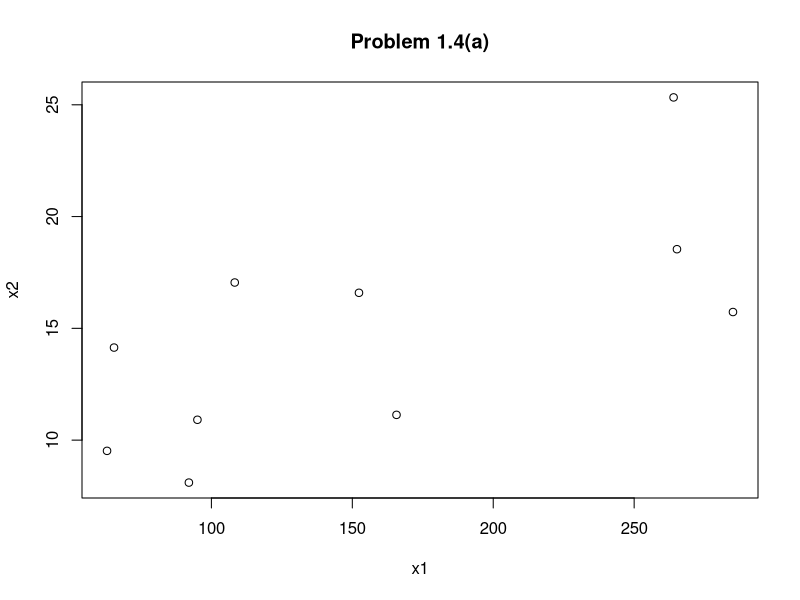
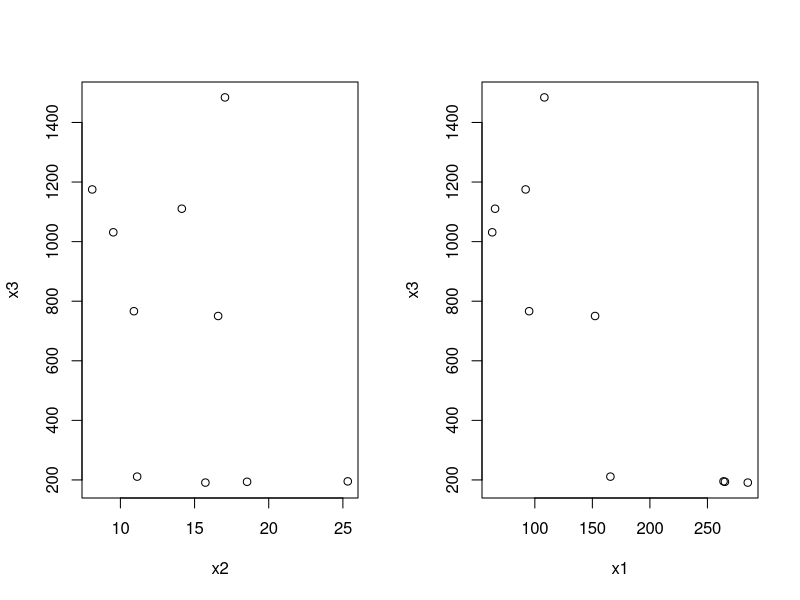
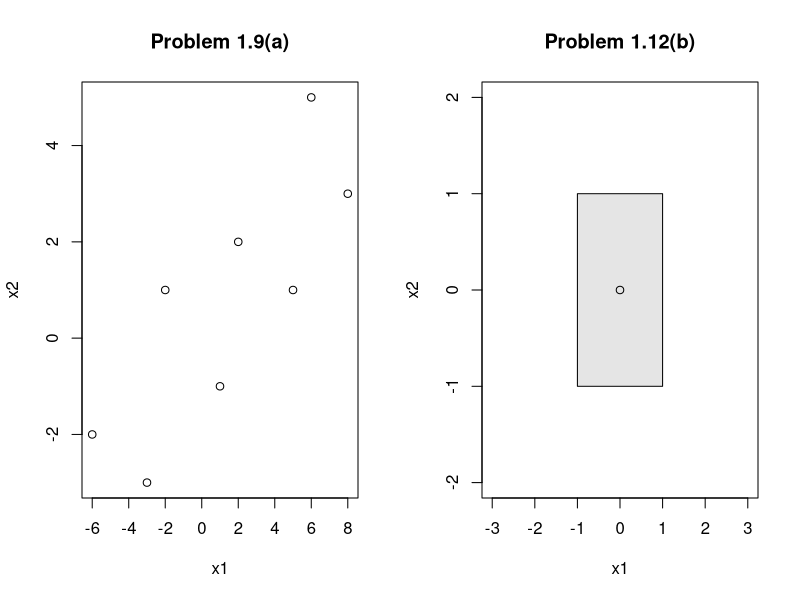
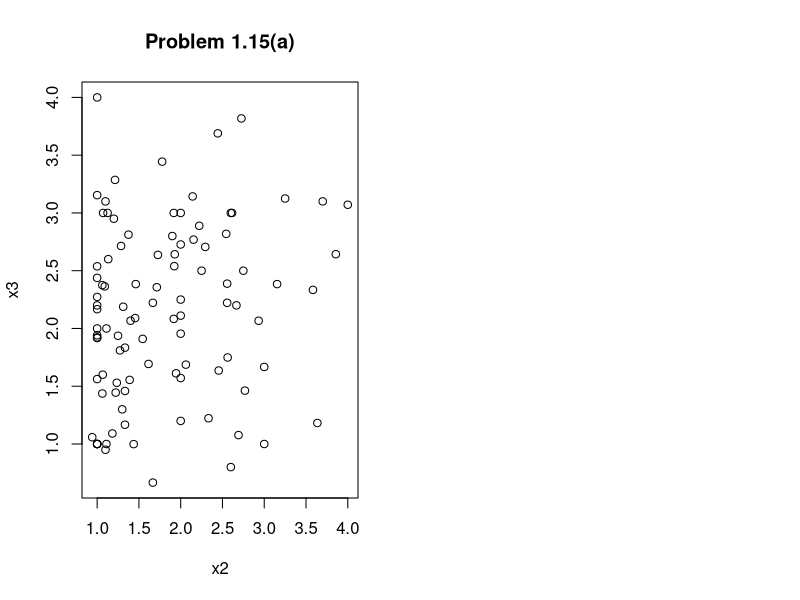

Here is the R script that generated these plots, in order:
## ---- chunk 1
x1<-matrix(c(3,4,2,6,8,2,5))
x2<-matrix(c(5,5.5,4,7,10,5,7.5))
r1<-data.frame(mean(x1),mean(x2),sum((x1-mean(x1))^2)/length(x1),sum((x2-mean(x2))^2)/length(x2),sum((x1-mean(x1))*(x2-mean(x2)))/length(x1))
names(r1)<-c("x1","x2","s11","s22","s12")
r1
## ---- chunk 2
x1<-matrix(c(108.28,152.36,95.04,65.45,62.97,263.99,265.19,285.06,92.01,165.68))
x2<-matrix(c(17.05,16.59,10.91,14.14,9.52,25.33,18.54,15.73,8.10,11.13))
x3<-matrix(c(1484.10,750.33,766.42,1110.46,1031.29,195.26,193.83,191.11,1175.16,211.15))
plot(x1,x2,main="Problem 1.4(a)")          # Problem 1.4(a)
# There appears to be positive correlation between x1 and x2.
s11<-sqrt(sum((x1-mean(x1))^2)/length(x1)) # Problem 1.4(b)
s22<-sqrt(sum((x2-mean(x2))^2)/length(x2))
s12<-s21<-sum((x1-mean(x1))*(x2-mean(x2)))/length(x1)
r4<-data.frame(mean(x1),mean(x2),s11,s22,s12,cor(x1,x2))
names(r4)<-c("x1","x2","s11","s22","s12","cor(x1,x2)")
r4
## ---- chunk 3
par(mfrow=c(1,2))                                     # Problem 1.5(a)
plot(x2,x3)
plot(x1,x3)
# There appears to be weak negative correlation between x2 and x3
# and a moderately strong negative correlation between x1 and x3.
s13<-s31<-sum((x1-mean(x1))*(x3-mean(x3)))/length(x1) # Problem 1.5(b)
s23<-s32<-sum((x2-mean(x2))*(x3-mean(x3)))/length(x2)
s33<-sqrt(sum((x3-mean(x3))^2)/length(x3))
x<-matrix(c(mean(x1),mean(x2),mean(x3)))
x
Sn<-matrix(c(s11,s12,s13,s21,s22,s23,s31,s32,s33),nrow=3,ncol=3)
Sn
## ---- chunk 4
R<-matrix(c(cor(x1,x1),cor(x1,x2),cor(x1,x3),cor(x2,x1),cor(x2,x2),cor(x2,x3),cor(x3,x1),cor(x3,x2),cor(x3,x3)),nrow=3,ncol=3)
R
## ---- chunk 5
x1<-c(-6,-3,-2,1,2,5,6,8)                                              # Problem 1.9(a)
x2<-c(-2,-3,1,-1,2,1,5,3)
plot(x1,x2,main="Problem 1.9(a)")
s11<-sum((x1-mean(x1))^2)/length(x1)
s22<-sum((x2-mean(x2))^2)/length(x2)
s12<-sum((x1-mean(x1))*(x2-mean(x2)))/length(x1)
r9a<-data.frame(s11,s22,s12)
r9a
x1t<-x1*.899+x2*.438
x2t<-x2*.899-x1*.438
r9b<-data.frame(t(data.frame(x1t,x2t)))                                # Problem 1.9(b)
names(r9b)<-NULL
r9b
s11t<-sum((x1t-mean(x1t))^2)/length(x1t)                               # Problem 1.9(c)
s22t<-sum((x2t-mean(x2t))^2)/length(x2t)
r9c<-data.frame(s11t,s22t)
r9c
sqrt((4*.899+(-2)*.438)^2/s11t+((-2)*.899-4*.438)^2/s22t)              # Problem 1.9(d)
## ---- chunk 6
a11<-.899^2/(.899^2*s11+2*.438*.899*s12+.438^2*s22)+.438^2/(.899^2*s22-2*.438*.899*s12+.438^2*s11) # Problem 1.9(e)
a22<-.438^2/(.899^2*s11+2*.438*.899*s12+.438^2*s22)+.899^2/(.899^2*s22-2*.438*.899*s12+.438^2*s11)
a12<-.438*.899/(.899^2*s11+2*.438*.899*s12+.438^2*s22)-.438*.899/(.899^2*s22-2*.438*.899*s12+.438^2*s11)
sqrt(a11*(4)^2+2*a12*(4)*(-2)+a22*(-2)^2)
## ---- chunk 7
max(abs(-3),abs(4))                                                           # Problem 1.12(a)
plot(NA,xlim=c(-3,3),ylim=c(-2,2),xlab="x1",ylab="x2",main="Problem 1.12(b)") # Problem 1.12(b)
rect(-1,-1,1,1,border="black",col="gray90")
points(0,0)
## ---- chunk 8
x1<-c(.889,2.813,1.454,.294,2.727,3.937,2.786,5.231,1.15,6.5,.8,4.6,3.5,3.444,4.071,3.692,5.167,.5,2.385,2.1,5,4.571,2.733,4.235,0,.75,3.077,1.6,6.273,2.625,1.25,2.437,4.454,.133,.222,2.467,4,5.385,.773,3.786,1.923,1,5.8,6.062,3.706,2.444,6.111,2.533,2.167,2.375,1.875,1.75,7.333,5.25,5.182,1.875,5.4,1.154,6.375,9.454,1,1.444,1.8,2.818,10.461,4.143,1.227,5.667,4.111,4.444,3.714,7.4,3.182,5.2,2.333,3.333,5.25,7.714,3.846,2.444,5.333,1.556,3.182,6.222,7.231,3.857,3.778,6,2.333,7.571,3.667,3.6,3.364,4.1,.125,6.231,3,.889)
x2<-c(1.389,1.437,1.091,.941,2.545,1.25,1.714,2.692,1.1,2.562,1,2,1.286,2.556,1,1,3,1,1.923,1.3,3.25,1.214,1.133,2.294,1,1.125,1.462,1.2,3.636,1,1,2.062,1.727,1,1.222,2.667,1,3.154,1,2,1.615,1.333,2.6,1,1.235,2.333,2.222,1.067,1,1.062,1.312,1.333,1.333,1.375,2,2,2,1,2.25,2.727,1,1.111,1.1,2,2.154,1.929,1.182,3,2.556,1.667,3.857,3.7,2.455,2.6,1.667,1.917,2.75,4,2.615,1.111,1.917,1.778,1.545,2.444,1,1.071,1.944,1.4,3.583,2.143,2,2.933,1.273,1.9,1.062,2.769,1.455,1)
x3<-c(1.555,.999,2.364,1.059,2.819,1.937,2.357,1.077,.95,1.749,2.2,3,2.714,2.388,1,2.538,1,1,2.539,1.3,3.125,3.286,2.6,2.706,1.941,3,2.384,2.95,1.182,2.438,2,1.687,2.637,1,1.445,2.2,4,2.384,2.273,1.571,1.693,1.834,3,1.562,1.53,1.223,2.889,1.6,2.167,2.375,2.188,1.167,1.459,2.812,2.727,2.25,1.2,1.923,2.5,3.818,1.917,2,3.1,1.955,2.769,2.642,1.091,1.667,2.222,2.222,2.643,3.1,1.636,.8,.666,2.083,2.5,3.071,3,1,3,3.444,1.91,3.689,3.154,3,1.612,2.067,2.334,3.143,2.111,2.067,1.81,2.8,1.437,1.462,2.09,1)
x4<-c(2.222,2.312,2.455,2,2.727,2.937,2.071,1.846,2,2.562,2.267,2.5,1.286,2.389,2.357,2.154,2.667,2,2.154,1.8,2.375,2.571,1.933,2.176,2,1.875,2,2,2.545,1.937,2,1.875,2.636,2,2,1.933,2.167,2.846,1.909,1.786,2,2,2.8,2.375,2.118,2.444,2.889,2,2,2,2.125,1.75,1.958,2.125,2.818,2.813,1.8,1.846,2.125,2.455,1.833,2.111,2.2,2.045,2,2.429,2.227,2.667,2.778,2,2.286,2.5,2.273,1.8,1.667,1.917,2,2.929,2.692,2.111,2.25,2.667,2.273,2.444,2.308,2.071,1.611,2.267,2.333,2.571,2.778,2.2,2,2,1.875,2.385,2.273,2)
x5<-c(1.945,2.312,2.909,1,4.091,3.749,2,2.539,1,2.499,2.466,3.4,1.252,3,1.572,2.615,3.666,1,2.461,2.6,3.375,3.572,1.667,1.883,2,2,1.846,2.75,3.364,2.062,3,1.375,3.546,1,1,1.8,2.5,2.539,2.091,1.285,1.846,1.917,4.2,1.75,2.294,1.776,3.555,1.333,2.5,2.125,2.062,1,1.542,2.563,4,2.437,1.4,2.462,3,3.272,2.167,2,2.6,2.546,2.923,3.142,3.182,5,3.778,2.444,3.285,4.2,3,2,2.166,3,4,4.428,3.693,1.667,1.917,3.333,3,3.445,4.384,2.286,1.945,2.866,2.667,3.929,4,2.867,2.273,2.6,1.563,4,3.272,1)
x6<-c(1,2,3,1,0,1,2,1,1,1,2,1,3,1,1,1,0,0,1,1,0,1,1,1,0,3,2,1,0,2,1,1,1,0,1,3,0,1,0,3,1,1,1,0,1,3,2,1,1,3,2,1,3,3,2,2,2,1,1,3,1,1,1,2,0,3,1,1,1,0,0,1,1,0,0,1,0,3,2,2,1,1,1,1,2,1,1,2,2,1,3,0,0,2,0,2,2,2)
plot(x2,x3,main="Problem 1.15(a)")
x<-matrix(c(mean(x1),mean(x2),mean(x3),mean(x4),mean(x5),mean(x6))) # Problem 1.15b
x
Sn<-matrix(c(sum((x1-mean(x1))^2)/length(x1),sum((x1-mean(x1))*(x2-mean(x2)))/length(x1),sum((x1-mean(x1))*(x3-mean(x3)))/length(x1),sum((x1-mean(x1))*(x4-mean(x4)))/length(x1),sum((x1-mean(x1))*(x5-mean(x5)))/length(x1),sum((x1-mean(x1))*(x6-mean(x6)))/length(x1),sum((x1-mean(x1))*(x2-mean(x2)))/length(x1),sum((x2-mean(x2))^2)/length(x2),sum((x2-mean(x2))*(x3-mean(x3)))/length(x2),sum((x2-mean(x2))*(x4-mean(x4)))/length(x2),sum((x2-mean(x2))*(x5-mean(x5)))/length(x2),sum((x2-mean(x2))*(x6-mean(x6)))/length(x2),sum((x1-mean(x1))*(x3-mean(x3)))/length(x1),sum((x2-mean(x2))*(x3-mean(x3)))/length(x2),sum((x3-mean(x3))^2)/length(x3),sum((x3-mean(x3))*(x4-mean(x4)))/length(x3),sum((x3-mean(x3))*(x5-mean(x5)))/length(x3),sum((x3-mean(x3))*(x6-mean(x6)))/length(x3),sum((x1-mean(x1))*(x4-mean(x4)))/length(x1),sum((x2-mean(x2))*(x4-mean(x4)))/length(x2),sum((x3-mean(x3))*(x4-mean(x4)))/length(x3),sum((x4-mean(x4))^2)/length(x4),sum((x4-mean(x4))*(x5-mean(x5)))/length(x4),sum((x4-mean(x4))*(x6-mean(x6)))/length(x4),sum((x1-mean(x1))*(x5-mean(x5)))/length(x1),sum((x2-mean(x2))*(x5-mean(x5)))/length(x2),sum((x3-mean(x3))*(x5-mean(x5)))/length(x3),sum((x4-mean(x4))*(x5-mean(x5)))/length(x4),sum((x5-mean(x5))^2)/length(x5),sum((x5-mean(x5))*(x6-mean(x6)))/length(x5),sum((x1-mean(x1))*(x6-mean(x6)))/length(x1),sum((x2-mean(x2))*(x6-mean(x6)))/length(x2),sum((x3-mean(x3))*(x6-mean(x6)))/length(x3),sum((x4-mean(x4))*(x6-mean(x6)))/length(x4),sum((x5-mean(x5))*(x6-mean(x6)))/length(x5),sum((x6-mean(x6))^2)/length(x6)),nrow=6,ncol=6)
Sn
R<-matrix(c(cor(x1,x1),cor(x1,x2),cor(x1,x3),cor(x1,x4),cor(x1,x5),cor(x1,x6),cor(x2,x1),cor(x2,x2),cor(x2,x3),cor(x2,x4),cor(x2,x5),cor(x2,x6),cor(x3,x1),cor(x3,x2),cor(x3,x3),cor(x3,x4),cor(x3,x5),cor(x3,x6),cor(x4,x1),cor(x4,x2),cor(x4,x3),cor(x4,x4),cor(x4,x5),cor(x4,x6),cor(x5,x1),cor(x5,x2),cor(x5,x3),cor(x5,x4),cor(x5,x5),cor(x5,x6),cor(x6,x1),cor(x6,x2),cor(x6,x3),cor(x6,x4),cor(x6,x5),cor(x6,x6)),nrow=6,ncol=6)
R
## ---- chunk 9
m1<-c(11.57,11.12,11.15,11.14,11.46,11.17,10.98,11.65,10.79,11.31,12.52,11.72,11.09,11.42,11.63,11.13,10.73,10.81,11.1,10.83,11.92,11.41,11.56,11.38,11.43,11.45,11.14,11.36,11.62,11.49,11.8,11.76,11.5,11.72,11.09,11.66,11.08,11.32,11.41,11.96,11.28,10.93,11.3,11.3,10.77,12.38,12.13,11.06,11.16,11.34,11.22,11.33,11.25,10.49)
m2<-c(22.94,22.23,22.7,22.48,23.05,22.6,22.62,23.84,22.01,22.92,25.91,23.92,21.97,23.36,23.91,22.39,21.99,21.71,22.1,22.67,24.5,23.06,23.86,22.82,23.02,23.15,22.6,23.33,23.37,23.8,25.1,23.96,23.37,23.83,23.13,23.69,22.81,23.13,23.31,24.68,23.35,22.13,22.88,22.35,21.87,25.45,24.54,22.38,22.82,22.88,22.56,23.3,22.71,21.34)
m4<-c(52.5,48.63,50.62,51.45,53.3,50.62,49.91,53.68,49.81,49.64,61.65,52.57,47.99,52.92,53.02,50.14,48.25,47.6,49.43,50.56,55.64,51.5,55.08,51.05,51.07,52.06,51.31,51.93,51.56,53.67,56.23,56.07,52.56,54.62,48.89,52.96,51.35,51.6,52.45,55.18,54.75,49.28,51.92,49.88,49.11,56.32,55.08,49.67,51.69,51.32,52.74,52.6,53.15,48.83)
m8<-c(2.05,1.98,1.94,1.97,2.07,1.97,1.97,2,1.93,2.04,2.28,2.1,1.89,2.02,2.09,2.01,1.94,1.92,1.94,2,2.15,1.99,2.1,2,2.01,2.07,1.96,2.01,1.97,2.09,1.97,2.07,2.12,2.06,2.02,2.03,1.93,1.97,2.03,2.24,2.12,1.95,1.98,1.92,1.91,2.29,2.12,1.96,1.99,1.98,2.08,2.06,2.01,1.94)
m15<-c(4.25,4.02,4.05,4.08,4.29,4.17,4,4.22,3.84,4.34,4.82,4.52,4.03,4.12,4.54,4.1,4.03,3.96,3.97,4.09,4.48,4.02,4.36,4.1,3.98,4.24,3.98,4.16,3.96,4.24,4.25,4.35,4.39,4.33,4.19,4.2,4.06,4.1,4.01,4.62,4.41,3.99,3.96,3.9,3.87,5.42,4.52,4.01,4.09,3.97,4.38,4.38,3.92,3.95)
m30<-c(9.19,8.63,8.78,8.82,9.81,9.04,8.54,9.26,8.1,9.37,11.1,9.84,8.87,8.71,9.89,8.69,8.64,8.51,8.37,8.96,9.71,8.55,9.5,9.11,8.36,9.33,8.59,8.74,8.39,9.01,8.96,9.21,9.31,9.24,8.89,9.08,8.57,8.76,8.53,10.21,9.81,8.53,8.5,8.36,8.38,13.12,9.94,8.48,8.81,8.6,9.63,10.07,8.53,8.43)
mt<-c(150.32,143.51,154.35,143.05,174.18,147.41,148.36,152.23,139.39,155.19,212.33,164.33,145.19,149.34,166.46,148.00,148.27,141.45,135.25,153.40,171.33,148.50,154.29,158.10,142.23,156.36,143.47,139.41,138.47,146.12,145.31,149.23,169.28,167.09,144.06,158.42,143.43,146.46,141.06,221.14,165.48,144.18,143.29,142.50,141.31,191.58,154.41,146.51,150.39,145.51,159.53,162.39,151.43,141.16)
x<-matrix(c(mean(m1),mean(m2),mean(m4),mean(m8),mean(m15),mean(m30),mean(mt)))
x
Sn<-round(matrix(c(sum((m1-mean(m1))^2)/length(m1),sum((m1-mean(m1))*(m2-mean(m2)))/length(m1),sum((m1-mean(m1))*(m4-mean(m4)))/length(m1),sum((m1-mean(m1))*(m8-mean(m8)))/length(m1),sum((m1-mean(m1))*(m15-mean(m15)))/length(m1),sum((m1-mean(m1))*(m30-mean(m30)))/length(m1),sum((m1-mean(m1))*(mt-mean(mt)))/length(m1),sum((m1-mean(m1))*(m2-mean(m2)))/length(m1),sum((m2-mean(m2))^2)/length(m2),sum((m2-mean(m2))*(m4-mean(m4)))/length(m2),sum((m2-mean(m2))*(m8-mean(m8)))/length(m2),sum((m2-mean(m2))*(m15-mean(m15)))/length(m2),sum((m2-mean(m2))*(m30-mean(m30)))/length(m2),sum((m2-mean(m2))*(mt-mean(mt)))/length(m2),sum((m1-mean(m1))*(m4-mean(m4)))/length(m1),sum((m2-mean(m2))*(m4-mean(m4)))/length(m2),sum((m4-mean(m4))^2)/length(m4),sum((m4-mean(m4))*(m8-mean(m8)))/length(m4),sum((m4-mean(m4))*(m15-mean(m15)))/length(m4),sum((m4-mean(m4))*(m30-mean(m30)))/length(m4),sum((m4-mean(m4))*(mt-mean(mt)))/length(m4),sum((m1-mean(m1))*(m8-mean(m8)))/length(m1),sum((m2-mean(m2))*(m8-mean(m8)))/length(m2),sum((m4-mean(m4))*(m8-mean(m8)))/length(m4),sum((m8-mean(m8))^2)/length(m8),sum((m8-mean(m8))*(m15-mean(m15)))/length(m8),sum((m8-mean(m8))*(m30-mean(m30)))/length(m8),sum((m8-mean(m8))*(mt-mean(mt)))/length(m8),sum((m1-mean(m1))*(m15-mean(m15)))/length(m1),sum((m2-mean(m2))*(m15-mean(m15)))/length(m2),sum((m4-mean(m4))*(m15-mean(m15)))/length(m4),sum((m8-mean(m8))*(m15-mean(m15)))/length(m8),sum((m15-mean(m15))^2)/length(m15),sum((m15-mean(m15))*(m30-mean(m30)))/length(m15),sum((m15-mean(m15))*(mt-mean(mt)))/length(m15),sum((m1-mean(m1))*(m30-mean(m30)))/length(m1),sum((m2-mean(m2))*(m30-mean(m30)))/length(m2),sum((m4-mean(m4))*(m30-mean(m30)))/length(m4),sum((m8-mean(m8))*(m30-mean(m30)))/length(m8),sum((m15-mean(m15))*(m30-mean(m30)))/length(m15),sum((m30-mean(m30))^2)/length(m30),sum((m30-mean(m30))*(mt-mean(mt)))/length(m30),sum((m1-mean(m1))*(mt-mean(mt)))/length(m1),sum((m2-mean(m2))*(mt-mean(mt)))/length(m2),sum((m4-mean(m4))*(mt-mean(mt)))/length(m4),sum((m8-mean(m8))*(mt-mean(mt)))/length(m8),sum((m15-mean(m15))*(mt-mean(mt)))/length(m15),sum((m30-mean(m30))*(mt-mean(mt)))/length(m30),sum((mt-mean(mt))^2)/length(mt)),nrow=7,ncol=7),7)
Sn
R<-matrix(c(cor(m1,m1),cor(m1,m2),cor(m1,m4),cor(m1,m8),cor(m1,m15),cor(m1,m30),cor(m1,mt),cor(m2,m1),cor(m2,m2),cor(m2,m4),cor(m2,m8),cor(m2,m15),cor(m2,m30),cor(m2,mt),cor(m4,m1),cor(m4,m2),cor(m4,m4),cor(m4,m8),cor(m4,m15),cor(m4,m30),cor(m4,mt),cor(m8,m1),cor(m8,m2),cor(m8,m4),cor(m8,m8),cor(m8,m15),cor(m8,m30),cor(m8,mt),cor(m15,m1),cor(m15,m2),cor(m15,m4),cor(m15,m8),cor(m15,m15),cor(m15,m30),cor(m15,mt),cor(m30,m1),cor(m30,m2),cor(m30,m4),cor(m30,m8),cor(m30,m15),cor(m30,m30),cor(m30,mt),cor(mt,m1),cor(mt,m2),cor(mt,m4),cor(mt,m8),cor(mt,m15),cor(mt,m30),cor(mt,mt)),nrow=7,ncol=7)
R
## ---- chunk 10
ms1<-100/m1
ms2<-200/m2
ms4<-400/m4
ms8<-800/(m8*60)
ms15<-1500/(m15*60)
ms30<-3000/(m30*60)
mts<-42195/(mt*60)
x<-matrix(c(mean(ms1),mean(ms2),mean(ms4),mean(ms8),mean(ms15),mean(ms30),mean(mts)))
x
Sn<-round(matrix(c(sum((ms1-mean(ms1))^2)/length(ms1),sum((ms1-mean(ms1))*(ms2-mean(ms2)))/length(ms1),sum((ms1-mean(ms1))*(ms4-mean(ms4)))/length(ms1),sum((ms1-mean(ms1))*(ms8-mean(ms8)))/length(ms1),sum((ms1-mean(ms1))*(ms15-mean(ms15)))/length(ms1),sum((ms1-mean(ms1))*(ms30-mean(ms30)))/length(ms1),sum((ms1-mean(ms1))*(mts-mean(mts)))/length(ms1),sum((ms1-mean(ms1))*(ms2-mean(ms2)))/length(ms1),sum((ms2-mean(ms2))^2)/length(ms2),sum((ms2-mean(ms2))*(ms4-mean(ms4)))/length(ms2),sum((ms2-mean(ms2))*(ms8-mean(ms8)))/length(ms2),sum((ms2-mean(ms2))*(ms15-mean(ms15)))/length(ms2),sum((ms2-mean(ms2))*(ms30-mean(ms30)))/length(ms2),sum((ms2-mean(ms2))*(mts-mean(mts)))/length(ms2),sum((ms1-mean(ms1))*(ms4-mean(ms4)))/length(ms1),sum((ms2-mean(ms2))*(ms4-mean(ms4)))/length(ms2),sum((ms4-mean(ms4))^2)/length(ms4),sum((ms4-mean(ms4))*(ms8-mean(ms8)))/length(ms4),sum((ms4-mean(ms4))*(ms15-mean(ms15)))/length(ms4),sum((ms4-mean(ms4))*(ms30-mean(ms30)))/length(ms4),sum((ms4-mean(ms4))*(mts-mean(mts)))/length(ms4),sum((ms1-mean(ms1))*(ms8-mean(ms8)))/length(ms1),sum((ms2-mean(ms2))*(ms8-mean(ms8)))/length(ms2),sum((ms4-mean(ms4))*(ms8-mean(ms8)))/length(ms4),sum((ms8-mean(ms8))^2)/length(ms8),sum((ms8-mean(ms8))*(ms15-mean(ms15)))/length(ms8),sum((ms8-mean(ms8))*(ms30-mean(ms30)))/length(ms8),sum((ms8-mean(ms8))*(mts-mean(mts)))/length(ms8),sum((ms1-mean(ms1))*(ms15-mean(ms15)))/length(ms1),sum((ms2-mean(ms2))*(ms15-mean(ms15)))/length(ms2),sum((ms4-mean(ms4))*(ms15-mean(ms15)))/length(ms4),sum((ms8-mean(ms8))*(ms15-mean(ms15)))/length(ms8),sum((ms15-mean(ms15))^2)/length(ms15),sum((ms15-mean(ms15))*(ms30-mean(ms30)))/length(ms15),sum((ms15-mean(ms15))*(mts-mean(mts)))/length(ms15),sum((ms1-mean(ms1))*(ms30-mean(ms30)))/length(ms1),sum((ms2-mean(ms2))*(ms30-mean(ms30)))/length(ms2),sum((ms4-mean(ms4))*(ms30-mean(ms30)))/length(ms4),sum((ms8-mean(ms8))*(ms30-mean(ms30)))/length(ms8),sum((ms15-mean(ms15))*(ms30-mean(ms30)))/length(ms15),sum((ms30-mean(ms30))^2)/length(ms30),sum((ms30-mean(ms30))*(mts-mean(mts)))/length(ms30),sum((ms1-mean(ms1))*(mts-mean(mts)))/length(ms1),sum((ms2-mean(ms2))*(mts-mean(mts)))/length(ms2),sum((ms4-mean(ms4))*(mts-mean(mts)))/length(ms4),sum((ms8-mean(ms8))*(mts-mean(mts)))/length(ms8),sum((ms15-mean(ms15))*(mts-mean(mts)))/length(ms15),sum((ms30-mean(ms30))*(mts-mean(mts)))/length(ms30),sum((mts-mean(mts))^2)/length(mts)),nrow=7,ncol=7),7)
Sn
R<-matrix(c(cor(ms1,ms1),cor(ms1,ms2),cor(ms1,ms4),cor(ms1,ms8),cor(ms1,ms15),cor(ms1,ms30),cor(ms1,mts),cor(ms2,ms1),cor(ms2,ms2),cor(ms2,ms4),cor(ms2,ms8),cor(ms2,ms15),cor(ms2,ms30),cor(ms2,mts),cor(ms4,ms1),cor(ms4,ms2),cor(ms4,ms4),cor(ms4,ms8),cor(ms4,ms15),cor(ms4,ms30),cor(ms4,mts),cor(ms8,ms1),cor(ms8,ms2),cor(ms8,ms4),cor(ms8,ms8),cor(ms8,ms15),cor(ms8,ms30),cor(ms8,mts),cor(ms15,ms1),cor(ms15,ms2),cor(ms15,ms4),cor(ms15,ms8),cor(ms15,ms15),cor(ms15,ms30),cor(ms15,mts),cor(ms30,ms1),cor(ms30,ms2),cor(ms30,ms4),cor(ms30,ms8),cor(ms30,ms15),cor(ms30,ms30),cor(ms30,mts),cor(mts,ms1),cor(mts,ms2),cor(mts,ms4),cor(mts,ms8),cor(mts,ms15),cor(mts,ms30),cor(mts,mts)),nrow=7,ncol=7)
R
